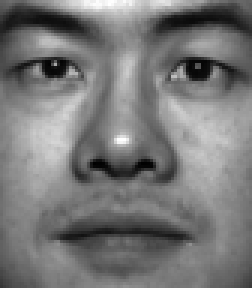
#> input picture CV1_assignment2/data/yale_faces/yaleBs02/02.pgm, 84 x 96 px, given in place of a2p1.png, which was not available (shown 3 times larger)
$ python main.py
#> lines starting #> are read from the running program, lines starting #| are printed output that depends on the picture; pictures that were not available may be replaced by others from this repository, and a replacement may not be noted
### CV1_assignment2/problem1_Loesung.py
from copy import deepcopy
import numpy as np
from PIL import Image
from scipy.special import binom
from scipy.ndimage import convolve
import matplotlib.pyplot as plt


def loadimg(path):
    """ Load image file
    Args:
        path: path to image file
    Returns:
        image as (H, W) np.array normalized to [0, 1]
    """

    #
    # You code here
    #
    img = Image.open(path)
    # why not normalized?
    img = np.array(img)
    return img


def gauss2d(sigma, fsize):
    """ Create a 2D Gaussian filter

    Args:
        sigma: width of the Gaussian filter
        fsize: (W, H) dimensions of the filter
    Returns:
        *normalized* Gaussian filter as (H, W) np.array
    """

    #
    # You code here
    #

    m, n = fsize
    # Just make matrixes
    x = np.arange(-m/2+0.5,m/2)
    y = np.arange(-n/2+0.5,n/2)
    # https://numpy.org/doc/stable/reference/generated/numpy.meshgrid.html
    # Expand rank
    X,Y = np.meshgrid(x, y, sparse = True)
    g = np.exp(-(X**2 + Y**2)/(2*sigma**2))
    # Normalization
    return g/np.sum(g)


def binomial2d(fsize):
    """ Create a 2D binomial filter

    Args:
        fsize: (W, H) dimensions of the filter
    Returns:
        *normalized* binomial filter as (H, W) np.array
    """

    #
    # You code here
    #

    def binomialfactors(n):
        a = np.array([[binom(n-1,i) for i in range(0, n)]])
        return a

    x = binomialfactors(fsize[0])
    y = binomialfactors(fsize[1])
    f = y.T * x

    return f/np.sum(f)


def downsample2(img, f):
    """ Downsample image by a factor of 2
    Filter with Gaussian filter then take every other row/column

    Args:
        img: image to downsample
        f: 2d filter kernel
    Returns:
        downsampled image as (H, W) np.array
    """

    #
    # You code here
    #

    # filter with Gaussian filter
    img_result = convolve(img,f,mode = "mirror")

    # take every other row/column
    return img_result[::2,::2]


def upsample2(img, f):
    """ Upsample image by factor of 2

    Args:
        img: image to upsample
        f: 2d filter kernel
    Returns:
        upsampled image as (H, W) np.array
    """

    #
    # You code here
    #

    up = np.zeros(2 * np.array(img.shape))
    up[::2,::2] = img
    # a scale factor is 4
    up = 4 * convolve(up, f, mode="mirror")

    return up


def gaussianpyramid(img, nlevel, f):
    """ Build Gaussian pyramid from image

    Args:
        img: input image for Gaussian pyramid
        nlevel: number of pyramid levels
        f: 2d filter kernel
    Returns:
        Gaussian pyramid, pyramid levels as (H, W) np.array
        in a list sorted from fine to coarse
    """

    #
    # You code here
    #

    pyramid = [img]
    for i in range(0, nlevel-1):
        pyramid.append(downsample2(pyramid[i],f))

    return pyramid


def laplacianpyramid(gpyramid, f):
    """ Build Laplacian pyramid from Gaussian pyramid

    Args:
        gpyramid: Gaussian pyramid
        f: 2d filter kernel
    Returns:
        Laplacian pyramid, pyramid levels as (H, W) np.array
        in a list sorted from fine to coarse
    """

    #
    # You code here
    #


    # reverse order of gaussian pyramid
    gpyramid = gpyramid[::-1]

    # build lapacian pyramid from coarse to fine
    lpyramid = [gpyramid[0]]
    for i in range(1, len(gpyramid)):
        # Vorlesung l3-edges_pyramids Seite 62
        lpyramid.append(gpyramid[i] - upsample2(gpyramid[i-1], f))

    # reverse lapalacian pyramid to correct order
    return lpyramid[::-1]

# [46 lines left out: functions reconstructimage, amplifyhighfreq, not called in this run]

def createcompositeimage(pyramid):
    """ Create composite image from image pyramid
    Arrange from finest to coarsest image left to right, pad images with
    zeros on the bottom to match the hight of the finest pyramid level.
    Normalize each pyramid level individually before adding to the composite image

    Args:
        pyramid: image pyramid
    Returns:
        composite image as (H, W) np.array
    """

    #
    # You code here
    #

    def normalize(img):
        return (img - img.min())/(img.max() - img.min())

    h = pyramid[0].shape[0]
    composite = [
        # array of rank 2 expands array
        np.pad(normalize(img), ((0, h - img.shape[0]), (0,0))) for img in pyramid
    ]
    composite = np.concatenate(composite, axis=1)

    return composite


### CV1_assignment2/main.py
import matplotlib.pyplot as plt
import numpy as np


#
# Problem 1
#
from problem1_Loesung import *

def problem1():
    """Example code implementing the steps in problem 1"""

    def showimage(img):
        plt.figure(dpi=150)
        plt.imshow(img, cmap="gray", interpolation="none")
        plt.axis("off")
        plt.show()

    # default values
    fsize = (5, 5)
    sigma = 1.4
    nlevel = 6

    # load image and build Gaussian pyramid
    img = loadimg("data/a2p1.png")
#> in loadimg, img is the input picture: PIL image 84x96 L; min 1, max 255, mean 120

    gf = gauss2d(sigma, fsize)
    gpyramid = gaussianpyramid(img, nlevel, gf)
#> the loop in gaussianpyramid, `for i in range(0, nlevel-1):` made 5 passes
#> pass 1, in downsample2, `img_result = convolve(img,f,mode = "mirror")`:
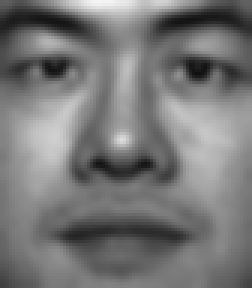
#> img_result: shape (96, 84) (shown 3 times larger); min 17, max 244, mean 119.4
#> pass 2, in downsample2 (call 2), `img_result = convolve(img,f,mode = "mirror")`:
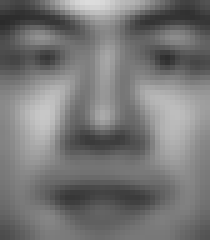
#> img_result: shape (48, 42) (shown 5 times larger); min 43, max 220, mean 118.9
#> pass 3, in downsample2 (call 3), `img_result = convolve(img,f,mode = "mirror")`:
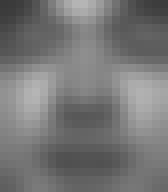
#> img_result: shape (24, 21) (shown 8 times larger); min 58, max 181, mean 118.4
#> after the loop in gaussianpyramid, `for i in range(0, nlevel-1):`: pyramid = 6 items
#> gpyramid = 6 items
    showimage(createcompositeimage(gpyramid))
#> in createcompositeimage, `composite = np.concatenate(composite, axis=1)`:
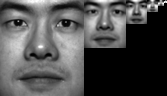
#> composite: shape (96, 167) float64; min 0, max 1, mean 0.312

    # build Laplacian pyramid from Gaussian pyramid
    bf = binomial2d(fsize)
    lpyramid = laplacianpyramid(gpyramid, bf)
#> in laplacianpyramid, `lpyramid = [gpyramid[0]]`: lpyramid = [[[106, 115, 110], [122, 123, 123], [125, 118, 124]]]
#> the loop in laplacianpyramid, `for i in range(1, len(gpyramid)):` made 2 passes
#> after the loop in laplacianpyramid, `for i in range(1, len(gpyramid)):`: lpyramid = 2 items

    # amplifiy high frequencies of Laplacian pyramid
    lpyramid_amp = amplifyhighfreq(lpyramid)
    showimage(createcompositeimage(lpyramid_amp))

    # reconstruct sharpened image from amplified Laplacian pyramid
    img_rec = reconstructimage(lpyramid_amp, bf)
    showimage(createcompositeimage((img, img_rec, img_rec - img)))
#
# Problem 2
#
import problem2_Loesung as p2


# [53 lines left out: function problem2, not called in this run]

if __name__ == "__main__":
#> (the run stopped early here; a loop or call above may not have finished)
